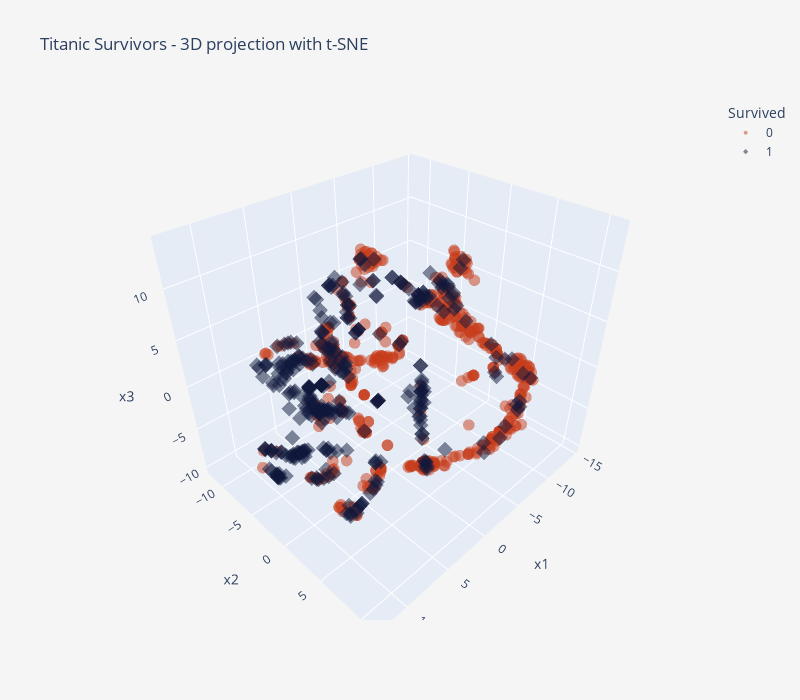

Source (notebook cell):
### Code cell
fig = px.scatter_3d(
    data_frame=X_3d,
    x="x1",
    y="x2",
    z="x3",
    symbol="Survived",
    symbol_sequence=["circle", "diamond"],
    color="Survived",
    color_discrete_sequence=["#c73c1a", "#0f173b"],
    opacity=0.5,
    height=700,
    width=800,
    title="Titanic Survivors - 3D projection with t-SNE",
)

fig.update_layout(
    plot_bgcolor=BACKGROUND_COLOR,
    paper_bgcolor=BACKGROUND_COLOR,
)

fig.update_traces(marker_size=4)
fig.show()

### Figure 1 — Plotly figure (JSON) as saved in the notebook; plotly's stock layout.template omitted (floating-point values rounded to 4 significant figures; data arrays with more than 128 entries replaced by an {"elided": "..."} marker saying what was removed)
{"data": [{"hovertemplate": "Survived=0<br>x1=%{x}<br>x2=%{y}<br>x3=%{z}<extra></extra>", "legendgroup": "0", "marker": {"color": "#c73c1a", "opacity": 0.5, "size": 4, "symbol": "circle"}, "mode": "markers", "name": "0", "scene": "scene", "showlegend": true, "type": "scatter3d", "x": {"elided": "549 float values"}, "y": {"elided": "549 float values"}, "z": {"elided": "549 float values"}}, {"hovertemplate": "Survived=1<br>x1=%{x}<br>x2=%{y}<br>x3=%{z}<extra></extra>", "legendgroup": "1", "marker": {"color": "#0f173b", "opacity": 0.5, "size": 4, "symbol": "diamond"}, "mode": "markers", "name": "1", "scene": "scene", "showlegend": true, "type": "scatter3d", "x": {"elided": "342 float values"}, "y": {"elided": "342 float values"}, "z": {"elided": "342 float values"}}], "layout": {"height": 700, "legend": {"title": {"text": "Survived"}, "tracegroupgap": 0}, "paper_bgcolor": "#F6F5F5", "plot_bgcolor": "#F6F5F5", "scene": {"domain": {"x": [0, 1], "y": [0, 1]}, "xaxis": {"title": {"text": "x1"}}, "yaxis": {"title": {"text": "x2"}}, "zaxis": {"title": {"text": "x3"}}}, "title": {"text": "Titanic Survivors - 3D projection with t-SNE"}, "width": 800}}
